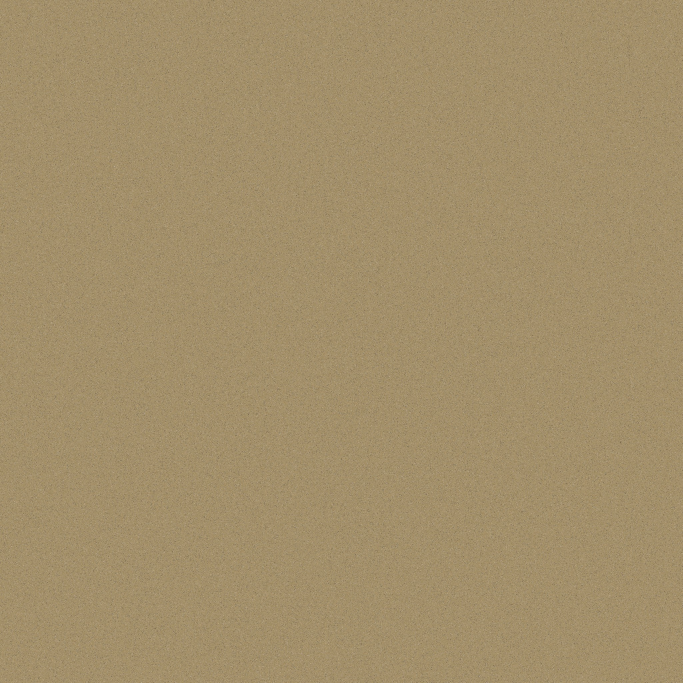
#> input picture assets/user_pack/ground/sand/albedo.jpg, 2048 x 2048 px (shown at 1/3 size); the run also reads 2 pictures not shown here
$ python ground_textures.py ../../assets/user_pack/ground/dirt/albedo.jpg ../../assets/user_pack/ground/dirt/normal.jpg
#> lines starting #> are read from the running program, lines starting #| are printed output that depends on the picture
#!/usr/bin/env python3
"""Грунт-текстуры версии 5 (агент A): бесшовные наборы ≤2K → assets/user_pack/ground/<id>/
(albedo.jpg, normal.jpg, rough.jpg, ao.jpg, height.jpg) + assets/user_pack/ground/ground.json (записи каталога).
Запуск: python3 tools/import_v5/ground_textures.py <папка распакованных исходников> <папка 2k-наборов>"""
import sys, os, json
from PIL import Image, ImageOps, ImageEnhance
ROOT = os.path.dirname(os.path.dirname(os.path.dirname(os.path.abspath(__file__))))
OUT = os.path.join(ROOT, "assets/user_pack/ground")
SRC = "KODAK/Остров/MODELS/"
A, B = sys.argv[1], sys.argv[2]
def P(*a): return os.path.join(*a)
SETS = [  # id, имя, файлы {albedo,normal,rough|gloss|spec,ao,height}, зоны, теги, источник
 ("sand", "Песок", {"albedo": P(A, "sand/sand/textures/2k/New_Graph_diffuse.png"), "normal": P(A, "sand/sand/textures/2k/New_Graph_normal.png"),
   "spec": P(A, "sand/sand/textures/2k/New_Graph_specular.png"), "ao": P(A, "sand/sand/textures/2k/New_Graph_ambientOcclusion.png"),
   "height": P(A, "sand/sand/textures/2k/New_Graph_height.png")}, ["beach", "dunes", "lagoon"], ["sand"], "Грунт/Песок"),
 ("forest_floor", "Лесная почва", {"albedo": P(B, "forest_floor/Forest_Ground001_Diffuse.png"), "normal": P(B, "forest_floor/Forest_Ground001_Normal.png"),
   "rough": P(B, "forest_floor/Forest_Ground001_Roughness.png"), "ao": P(B, "forest_floor/Forest_Ground001_Ambient Occlusion.png"),
   "height": P(B, "forest_floor/Forest_Ground001_Height.png")}, ["jungle", "lowland_forest"], ["forest_floor"], "Грунт/Лесная почва (Forest_Ground001)"),
 ("mud", "Грязь (мангры)", {"albedo": P(A, "mud/cylinder_mud_Textures/mud_basecolor.png"), "normal": P(A, "mud/cylinder_mud_Textures/mud_normal.png"),
   "rough": P(A, "mud/cylinder_mud_Textures/mud_roughness.png"), "ao": P(A, "mud/cylinder_mud_Textures/mud_Ambient_Occlusion.png"),
   "height": P(A, "mud/cylinder_mud_Textures/mud_height.png")}, ["mangrove"], ["mud", "wet"], "Грунт/Грязь (mud, текстуры)"),
 ("pebbles", "Галька", {"albedo": P(A, "pebbles/PebblesSurface_1/PebblesSurface_1Albedo.jpg"), "normal": P(A, "pebbles/PebblesSurface_1/PebblesSurface_1NormalMap.jpg"),
   "rough": P(A, "pebbles/PebblesSurface_1/PebblesSurface_1Roughness.jpg"), "ao": P(A, "pebbles/PebblesSurface_1/PebblesSurface_1AO.jpg"),
   "height": P(A, "pebbles/PebblesSurface_1/PebblesSurface_1DisplacementMap.jpg")}, ["beach", "rocks"], ["pebbles"], "Грунт/Галька (Pebbles)"),
 ("moss_stone", "Мох на камне", {"albedo": P(B, "moss_stone/Moss_Stone001_Diffuse.png"), "normal": P(B, "moss_stone/Moss_Stone001_Normal.png"),
   "rough": P(B, "moss_stone/Moss_Stone001_Roughness.png"), "ao": P(B, "moss_stone/Moss_Stone001_Ambient Occlusion.png"),
   "height": P(B, "moss_stone/Moss_Stone001_Height.png")}, ["rocks", "jungle"], ["moss", "rock"], "Грунт/Мох на камне (Moss_Stone001)"),
 ("dirt", "Земля", {"albedo": P(B, "dirt/Dirt001_Diffuse.png"), "normal": P(B, "dirt/Dirt001_Normal.png"), "rough": P(B, "dirt/Dirt001_Roughness.png"),
   "ao": P(B, "dirt/Dirt001_Ambient Occlusion.png"), "height": P(B, "dirt/Dirt001_Height.png")}, ["forest_edge", "lowland_forest", "rocks"], ["dirt"], "Грунт/Грязь (Dirt001)"),
 ("dirt_2", "Земля (вариант 2)", {"albedo": P(B, "dirt_b/Dirt001_Diffuse.png"), "normal": P(B, "dirt_b/Dirt001_Normal.png"), "rough": P(B, "dirt_b/Dirt001_Roughness.png"),
   "ao": P(B, "dirt_b/Dirt001_Ambient Occlusion.png"), "height": P(B, "dirt_b/Dirt001_Height.png")}, ["forest_edge", "palm_belt"], ["dirt"], "Грунт/Грязь (Dirt001)/Textures (2).zip"),
]
for i in range(1, 11):
    pre = "grass" if i == 10 else "Grass%03d" % i
    d = P(B, "grass_%03d" % i)
    SETS.append(("grass_%02d" % i, "Трава %d" % i, {"albedo": P(d, pre + "_Diffuse.png"), "normal": P(d, pre + "_Normal.png"), "rough": P(d, pre + "_Roughness.png"),
                 "ao": P(d, pre + "_Ambient Occlusion.png"), "height": P(d, pre + "_Height.png")}, ["forest_edge", "palm_belt", "dunes", "lowland_forest"], ["grass"],
                 "Plants/Разная трава (текстуры)/Textures.zip"))
for k in ["Stone001", "Stone005", "Stone006", "Stone007"]:
    d = P(B, "rock_" + k)
    f = {"albedo": P(d, k + "_Diffuse.png"), "normal": P(d, k + "_Normal.png"), "ao": P(d, k + "_Ambient Occlusion.png"), "height": P(d, k + "_Height.png")}
    if os.path.exists(P(d, k + "_Roughness.png")):
        f["rough"] = P(d, k + "_Roughness.png")
    else:
        f["gloss"] = P(d, k + "_Glossiness.png")
    SETS.append(("rock_" + k[-3:], "Камень " + k[-3:], f, ["rocks", "reef_crest"], ["rock", "cliff"], "Rocks/" + ("Камни StoneNNN (текстуры)" if k in ("Stone005", "Stone006") else k)))

def save(img, path, size, q=90, mode="RGB"):
    img = img.convert(mode)
    if max(img.size) > size:
        img = img.resize((size, size), Image.LANCZOS)
    img.save(path, quality=q, optimize=True)

entries = []
skipped = []
for sid, name, f, zones, tags, src in SETS:
    try:
        for k in ("albedo", "normal"):
            Image.open(f[k]).load()
    except Exception as ex:
        print("ПРОПУСК", sid, ex); skipped.append(sid); continue
    od = P(OUT, sid); os.makedirs(od, exist_ok=True)
    tex = {}
    save(Image.open(f["albedo"]), P(od, "albedo.jpg"), 2048, 90); tex["albedo"] = "albedo.jpg"
    save(Image.open(f["normal"]), P(od, "normal.jpg"), 2048, 93); tex["normal"] = "normal.jpg"
    if "rough" in f:
        r = Image.open(f["rough"]).convert("L")
    elif "gloss" in f:
        r = ImageOps.invert(Image.open(f["gloss"]).convert("L"))
    else:  # specular → шероховатость
        r = ImageOps.invert(Image.open(f["spec"]).convert("L")).point(lambda v: int(80 + v * 0.69))
    save(r, P(od, "rough.jpg"), 1024, 88, "L"); tex["roughness"] = "rough.jpg"
    if os.path.exists(f.get("ao", "")):
        save(Image.open(f["ao"]).convert("L"), P(od, "ao.jpg"), 1024, 88, "L"); tex["ao"] = "ao.jpg"
    if os.path.exists(f.get("height", "")):
        save(Image.open(f["height"]).convert("L"), P(od, "height.jpg"), 1024, 88, "L"); tex["height"] = "height.jpg"
    entries.append({"id": "ground_" + sid, "name": name, "category": "ground", "scene": "", "lod": [], "zones": zones, "size_m": [2.0, 0.0, 2.0],
                    "collision": "none", "hitbox": "box", "density": 1.0, "cluster": 0.0, "source": SRC + src, "license": "текстуры (скачано пользователем)",
                    "climate_ok": True, "tags": tags, "tex": {k: "res://assets/user_pack/ground/%s/%s" % (sid, v) for k, v in tex.items()},
                    "tile_m": 2.0 if "grass" in tags or "sand" in tags else 2.5,
                    "note": "бесшовная, OpenGL-нормаль (+Y); tile_m — рекомендуемый размер повтора, м"})
    print(sid, sorted(tex))
# мокрый песок — из сухого: темнее, глаже (D может делать это и в шейдере по маске мокрости)
od = P(OUT, "sand_wet"); os.makedirs(od, exist_ok=True)
al = Image.open(P(OUT, "sand/albedo.jpg"))
#> al is the input picture: PIL image 2048x2048 RGB; mean R, G, B 162.6, 143.4, 105.9
al = ImageEnhance.Brightness(ImageEnhance.Color(al).enhance(1.15)).enhance(0.62)
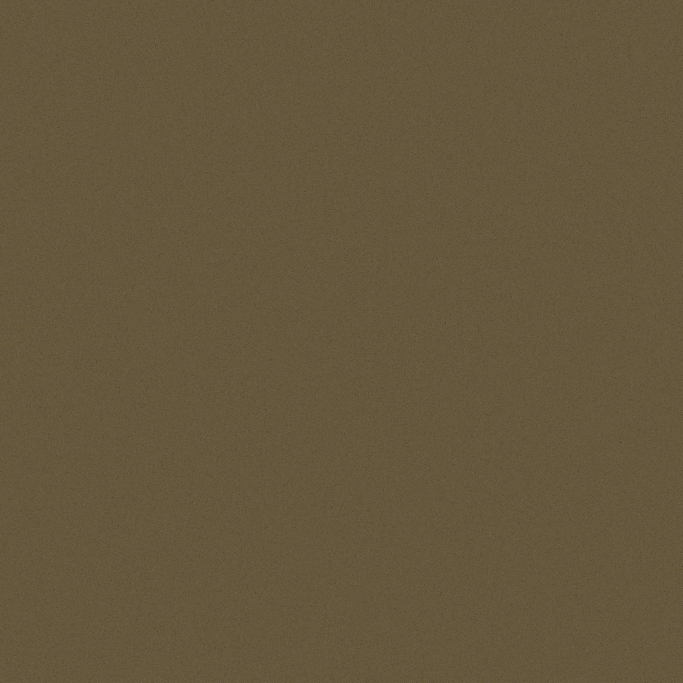
#> al: PIL image 2048x2048 RGB (shown at 1/3 size); mean R, G, B 101.6, 87.8, 61.3
al.save(P(od, "albedo.jpg"), quality=90, optimize=True)
Image.open(P(OUT, "sand/normal.jpg")).save(P(od, "normal.jpg"), quality=93)
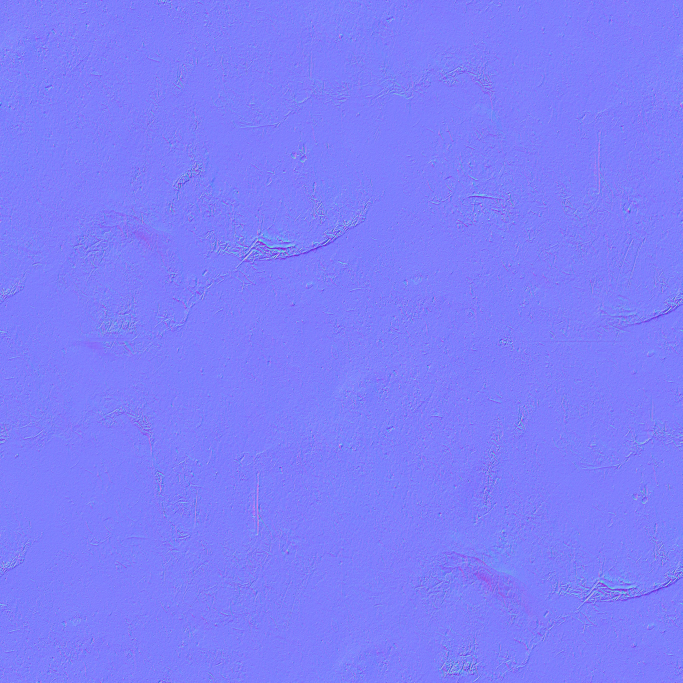
#> input picture assets/user_pack/ground/dirt/normal.jpg, 2048 x 2048 px, found by its file name (shown at 1/3 size)
Image.open(P(OUT, "sand/rough.jpg")).point(lambda v: int(v * 0.35)).save(P(od, "rough.jpg"), quality=88)
for k in ("ao", "height"):
    if os.path.exists(P(OUT, "sand/%s.jpg" % k)):
        Image.open(P(OUT, "sand/%s.jpg" % k)).save(P(od, "%s.jpg" % k), quality=88)
#> (the run stopped early here; a loop or call above may not have finished)
